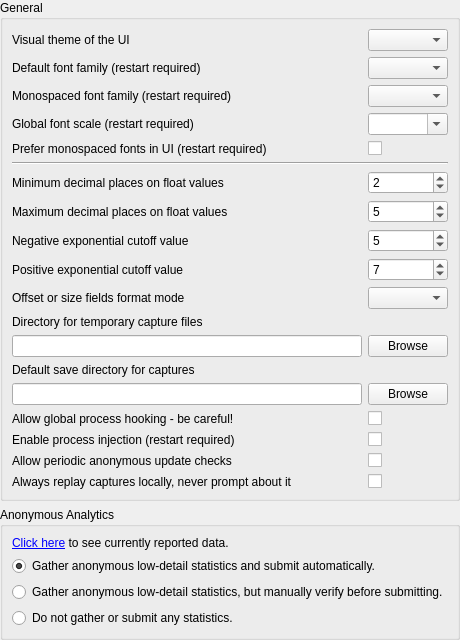
     <widget class="QWidget" name="general">
      <attribute name="title">
       <string>General</string>
      </attribute>
      <layout class="QVBoxLayout" name="verticalLayout_3">
       <property name="leftMargin">
        <number>0</number>
       </property>
       <property name="topMargin">
        <number>0</number>
       </property>
       <property name="rightMargin">
        <number>0</number>
       </property>
       <property name="bottomMargin">
        <number>0</number>
       </property>
       <item>
        <widget class="QGroupBox" name="groupBox">
         <property name="title">
          <string>General</string>
         </property>
         <layout class="QGridLayout" name="gridLayout_5">
          <item row="0" column="0">
           <widget class="QLabel" name="UIStyle_label">
            <property name="text">
             <string>Visual theme of the UI</string>
            </property>
           </widget>
          </item>
          <item row="0" column="1">
           <widget class="QComboBox" name="UIStyle">
            <property name="toolTip">
             <string>Selects the theme to display the UI in. These themes are available:&lt;br&gt;</string>
            </property>
            <property name="insertPolicy">
             <enum>QComboBox::NoInsert</enum>
            </property>
            <property name="sizeAdjustPolicy">
             <enum>QComboBox::AdjustToContents</enum>
            </property>
           </widget>
          </item>
          <item row="1" column="0">
           <widget class="QLabel" name="label_20">
            <property name="toolTip">
             <string>The default font family to be used for text. This will be overridden by the default monospace font if the below option for monospace override is chosen.</string>
            </property>
            <property name="text">
             <string>Default font family (restart required)</string>
            </property>
           </widget>
          </item>
          <item row="1" column="1">
           <widget class="QComboBox" name="Font_Family">
            <property name="toolTip">
             <string>The default font family to be used for text. This will be overridden by the default monospace font if the below option for monospace override is chosen.</string>
            </property>
           </widget>
          </item>
          <item row="2" column="0">
           <widget class="QLabel" name="label_21">
            <property name="toolTip">
             <string>The default font family to be used for monospaced text, typically code display or tables of buffer data. If the below option for monospace override is chosen this font will be used for those extra places.</string>
            </property>
            <property name="text">
             <string>Monospaced font family (restart required)</string>
            </property>
           </widget>
          </item>
          <item row="2" column="1">
           <widget class="QComboBox" name="Font_MonoFamily">
            <property name="toolTip">
             <string>The default font family to be used for monospaced text, typically code display or tables of buffer data. If the below option for monospace override is chosen this font will be used for those extra places.</string>
            </property>
           </widget>
          </item>
          <item row="3" column="0">
           <widget class="QLabel" name="label_27">
            <property name="toolTip">
             <string>A global scale for all fonts in the program. This will only scale text, icons and other UI elements will be scaled according to DPI settings as normal.</string>
            </property>
            <property name="text">
             <string>Global font scale (restart required)</string>
            </property>
           </widget>
          </item>
          <item row="3" column="1">
           <widget class="QComboBox" name="Font_GlobalScale">
            <property name="toolTip">
             <string>A global scale for all fonts in the program. This will only scale text, icons and other UI elements will be scaled according to DPI settings as normal.</string>
            </property>
            <property name="editable">
             <bool>true</bool>
            </property>
           </widget>
          </item>
          <item row="4" column="0">
           <widget class="QLabel" name="label_9">
            <property name="toolTip">
             <string>Prefer using a monospace font instead of the default font for places where resource names, action and marker names, and similar pieces of information are displayed.&lt;/p&gt;&lt;p&gt;&lt;br/&gt;&lt;/p&gt;&lt;p&gt;By default a monospaced font will only be used for places where fixed width is important such as code and numerical data displays.</string>
            </property>
            <property name="text">
             <string>Prefer monospaced fonts in UI (restart required)</string>
            </property>
           </widget>
          </item>
          <item row="4" column="1">
           <widget class="QCheckBox" name="Font_PreferMonospaced">
            <property name="toolTip">
             <string>Prefer using a monospace font instead of the default font for places where resource names, action and marker names, and similar pieces of information are displayed.&lt;/p&gt;&lt;p&gt;&lt;br/&gt;&lt;/p&gt;&lt;p&gt;By default a monospaced font will only be used for places where fixed width is important such as code and numerical data displays.</string>
            </property>
            <property name="text">
             <string/>
            </property>
           </widget>
          </item>
          <item row="5" column="0" colspan="2">
           <widget class="Line" name="line">
            <property name="orientation">
             <enum>Qt::Horizontal</enum>
            </property>
           </widget>
          </item>
          <item row="6" column="0">
           <widget class="QLabel" name="label">
            <property name="toolTip">
             <string>At least this many decimal places will be displayed on floats.
e.g. a value of 2 means 0 will display as 0.00, 0.5 as 0.50. A value of 5 would display them as 0.00000 and 0.50000 respectively.</string>
            </property>
            <property name="text">
             <string>Minimum decimal places on float values</string>
            </property>
           </widget>
          </item>
          <item row="6" column="1">
           <widget class="QSpinBox" name="Formatter_MinFigures">
            <property name="toolTip">
             <string>Decimals will display at least this many digits.
e.g. a value of 2 means 0 will display as 0.00, 0.5 as 0.50</string>
            </property>
            <property name="value">
             <number>2</number>
            </property>
           </widget>
          </item>
          <item row="7" column="0">
           <widget class="QLabel" name="label_2">
            <property name="toolTip">
             <string>No more decimal places than this will be displayed on floats.
e.g. a value of 5 means 0.123456789 will display as 0.12345</string>
            </property>
            <property name="text">
             <string>Maximum decimal places on float values</string>
            </property>
           </widget>
          </item>
          <item row="7" column="1">
           <widget class="QSpinBox" name="Formatter_MaxFigures">
            <property name="toolTip">
             <string>No more decimal places than this will be displayed on floats.
e.g. a value of 5 means 0.123456789 will display as 0.12345 and 123.123456789 will display as 123.12345</string>
            </property>
            <property name="value">
             <number>5</number>
            </property>
           </widget>
          </item>
          <item row="8" column="0">
           <widget class="QLabel" name="label_3">
            <property name="toolTip">
             <string>Any numbers smaller than this exponent will be displayed in scientific notation.
E.g. a value of 3 means 0.005 / 10 = 5E-4</string>
            </property>
            <property name="text">
             <string>Negative exponential cutoff value</string>
            </property>
           </widget>
          </item>
          <item row="8" column="1">
           <widget class="QSpinBox" name="Formatter_NegExp">
            <property name="toolTip">
             <string>Any numbers smaller than this exponent will be displayed in scientific notation.
E.g. a value of 3 means 0.005 / 10 = 5E-4</string>
            </property>
            <property name="value">
             <number>5</number>
            </property>
           </widget>
          </item>
          <item row="9" column="0">
           <widget class="QLabel" name="label_4">
            <property name="toolTip">
             <string>Any numbers larger than this exponent will be displayed in scientific notation.
e.g. 1000 * 10 = 1e4</string>
            </property>
            <property name="text">
             <string>Positive exponential cutoff value</string>
            </property>
           </widget>
          </item>
          <item row="9" column="1">
           <widget class="QSpinBox" name="Formatter_PosExp">
            <property name="toolTip">
             <string>Any numbers larger than this exponent will be displayed in scientific notation.
e.g. 1000 * 10 = 1e4</string>
            </property>
            <property name="value">
             <number>7</number>
            </property>
            <property name="displayIntegerBase">
             <number>10</number>
            </property>
           </widget>
          </item>
          <item row="10" column="0">
           <widget class="QLabel" name="label_41">
            <property name="toolTip">
             <string>Formatting mode to use for fields marked as a byte offset or a byte size</string>
            </property>
            <property name="text">
             <string>Offset or size fields format mode</string>
            </property>
           </widget>
          </item>
          <item row="10" column="1">
           <widget class="QComboBox" name="Formatter_OffsetSizeDisplayMode">
            <property name="toolTip">
             <string>Auto: decimal by default and hexadecimal if above a certain threshold, Decimal: always use decimal, Hexadecimal: always use hexadecimal.</string>
            </property>
           </widget>
          </item>
          <item row="11" column="0">
           <widget class="QLabel" name="label_5">
            <property name="toolTip">
             <string>Changes the directory where capture files are saved after being created, until saved manually or deleted.

Defaults to %TEMP%.</string>
            </property>
            <property name="text">
             <string>Directory for temporary capture files</string>
            </property>
           </widget>
          </item>
          <item row="12" column="0">
           <widget class="QLineEdit" name="tempDirectory">
            <property name="toolTip">
             <string>Changes the directory where capture files are saved after being created, until saved manually or deleted.

Defaults to %TEMP%.</string>
            </property>
           </widget>
          </item>
          <item row="12" column="1">
           <widget class="QPushButton" name="browseTempCaptureDirectory">
            <property name="toolTip">
             <string>Changes the directory where capture files are saved after being created, until saved manually or deleted.

Defaults to %TEMP%.</string>
            </property>
            <property name="text">
             <string>Browse</string>
            </property>
           </widget>
          </item>
          <item row="13" column="0">
           <widget class="QLabel" name="label_6">
            <property name="toolTip">
             <string>Changes the default directory for the save dialog when saving capture files.

Defaults to blank, which follows system default behaviour.</string>
            </property>
            <property name="text">
             <string>Default save directory for captures</string>
            </property>
           </widget>
          </item>
          <item row="14" column="0">
           <widget class="QLineEdit" name="saveDirectory">
            <property name="toolTip">
             <string>Changes the default directory for the save dialog when saving capture files.

Defaults to blank, which follows system default behaviour.</string>
            </property>
           </widget>
          </item>
          <item row="14" column="1">
           <widget class="QPushButton" name="browseSaveCaptureDirectory">
            <property name="toolTip">
             <string>Changes the default directory for the save dialog when saving capture files.

Defaults to blank, which follows system default behaviour.</string>
            </property>
            <property name="text">
             <string>Browse</string>
            </property>
           </widget>
          </item>
          <item row="15" column="0">
           <widget class="QLabel" name="globalHookLabel">
            <property name="toolTip">
             <string>Enables functionality on the capture application window that will insert RenderDoc automatically
into all new processes created - then inject into the target (matching) executable.

Useful for capturing programs indirectly that can't easily be launched directly by RenderDoc

Since this is a global system hook it must be used carefully and only when necessary!</string>
            </property>
            <property name="text">
             <string>Allow global process hooking - be careful!</string>
            </property>
           </widget>
          </item>
          <item row="15" column="1">
           <widget class="QCheckBox" name="AllowGlobalHook">
            <property name="toolTip">
             <string>Enables functionality on the capture application window that will insert RenderDoc automatically
into all new processes created - then inject into the target (matching) executable.

Useful for capturing programs indirectly that can't easily be launched directly by RenderDoc

Since this is a global system hook it must be used carefully and only when necessary!</string>
            </property>
            <property name="text">
             <string/>
            </property>
           </widget>
          </item>
          <item row="16" column="0">
           <widget class="QLabel" name="injectProcLabel">
            <property name="toolTip">
             <string>Enables the ability to inject into processes on windows.

Injecting into processes can be unreliable and should only be used as a last resort when no other
methods succeed, it should not be used as a primary method of launching applications. Instead the
program should be launched through RenderDoc via the Launch Process panel.</string>
            </property>
            <property name="text">
             <string>Enable process injection (restart required)</string>
            </property>
           </widget>
          </item>
          <item row="16" column="1">
           <widget class="QCheckBox" name="AllowProcessInject">
            <property name="toolTip">
             <string>Enables the ability to inject into processes on windows.

Injecting into processes can be unreliable and should only be used as a last resort when no other
methods succeed, it should not be used as a primary method of launching applications. Instead the
program should be launched through RenderDoc via the Launch Process panel.</string>
            </property>
            <property name="text">
             <string/>
            </property>
           </widget>
          </item>
          <item row="17" column="0">
           <widget class="QLabel" name="label_8">
            <property name="toolTip">
             <string>Allows RenderDoc to phone home to https://renderdoc.org to anonymously check for new versions.</string>
            </property>
            <property name="text">
             <string>Allow periodic anonymous update checks</string>
            </property>
           </widget>
          </item>
          <item row="17" column="1">
           <widget class="QCheckBox" name="CheckUpdate_AllowChecks">
            <property name="toolTip">
             <string>Allows RenderDoc to phone home to https://renderdoc.org to anonymously check for new versions.</string>
            </property>
            <property name="text">
             <string/>
            </property>
           </widget>
          </item>
          <item row="18" column="0">
           <widget class="QLabel" name="label_10">
            <property name="toolTip">
             <string>If a capture is marked as being created on a significantly different system (different OS or platform)
as is currently running, then by default the UI will prompt to ask if you want to replay on a remote context.

This option overrides that and will always replay locally if the local context is selected.</string>
            </property>
            <property name="text">
             <string>Always replay captures locally, never prompt about it</string>
            </property>
           </widget>
          </item>
          <item row="18" column="1">
           <widget class="QCheckBox" name="AlwaysReplayLocally">
            <property name="toolTip">
             <string>If a capture is marked as being created on a significantly different system (different OS or platform)
as is currently running, then by default the UI will prompt to ask if you want to replay on a remote context.

This option overrides that and will always replay locally if the local context is selected.</string>
            </property>
            <property name="text">
             <string/>
            </property>
           </widget>
          </item>
          <item row="19" column="1">
           <spacer name="verticalSpacer">
            <property name="orientation">
             <enum>Qt::Vertical</enum>
            </property>
            <property name="sizeHint" stdset="0">
             <size>
              <width>0</width>
              <height>0</height>
             </size>
            </property>
           </spacer>
          </item>
         </layout>
        </widget>
       </item>
       <item>
        <widget class="QGroupBox" name="groupBox_9">
         <property name="title">
          <string>Anonymous Analytics</string>
         </property>
         <layout class="QVBoxLayout" name="verticalLayout_4">
          <item>
           <widget class="QLabel" name="analyticsDescribeLabel">
            <property name="text">
             <string>&lt;html&gt;&lt;head/&gt;&lt;body&gt;&lt;p&gt;&lt;a href=&quot;#analyticsDescribe&quot;&gt;Click here&lt;/a&gt; to see currently reported data.&lt;/p&gt;&lt;/body&gt;&lt;/html&gt;</string>
            </property>
           </widget>
          </item>
          <item>
           <widget class="QRadioButton" name="analyticsAutoSubmit">
            <property name="text">
             <string>Gather anonymous low-detail statistics and submit automatically.</string>
            </property>
            <property name="checked">
             <bool>true</bool>
            </property>
           </widget>
          </item>
          <item>
           <widget class="QRadioButton" name="analyticsManualCheck">
            <property name="text">
             <string>Gather anonymous low-detail statistics, but manually verify before submitting.</string>
            </property>
           </widget>
          </item>
          <item>
           <widget class="QRadioButton" name="analyticsOptOut">
            <property name="text">
             <string>Do not gather or submit any statistics.</string>
            </property>
           </widget>
          </item>
         </layout>
        </widget>
       </item>
      </layout>
     </widget>
